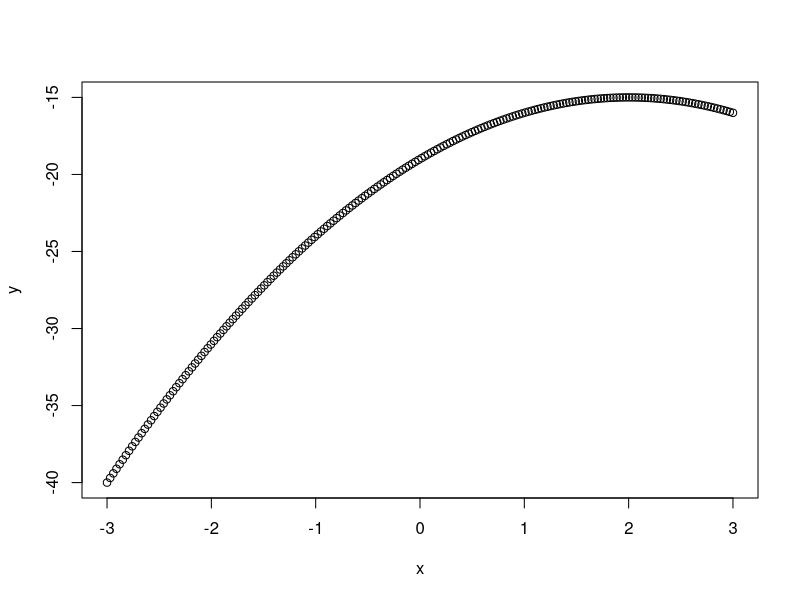
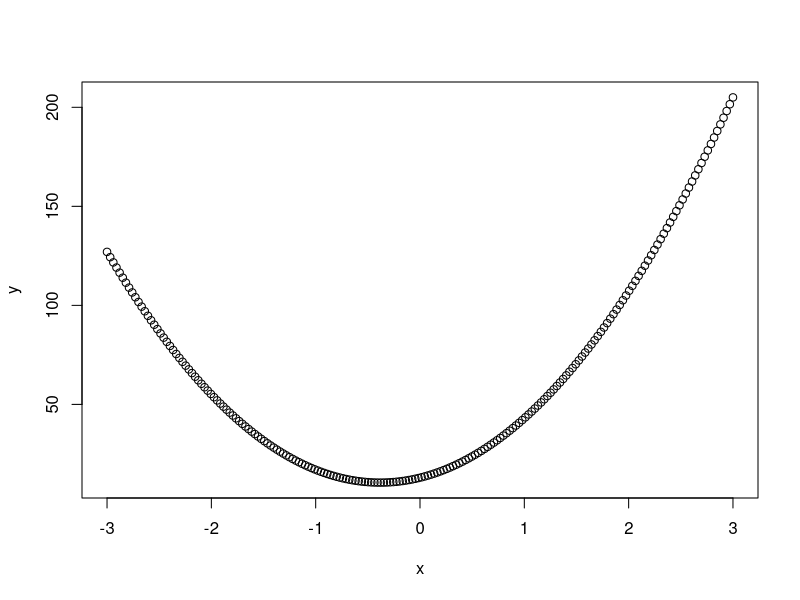
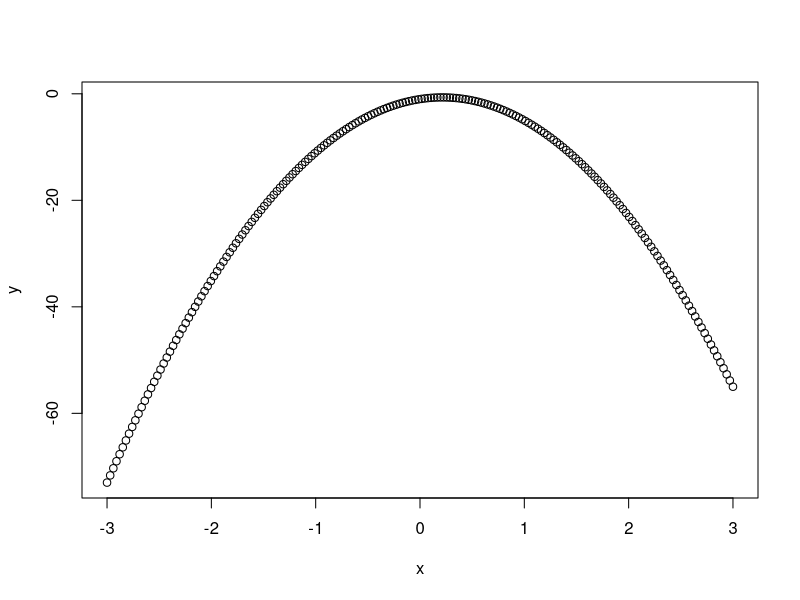
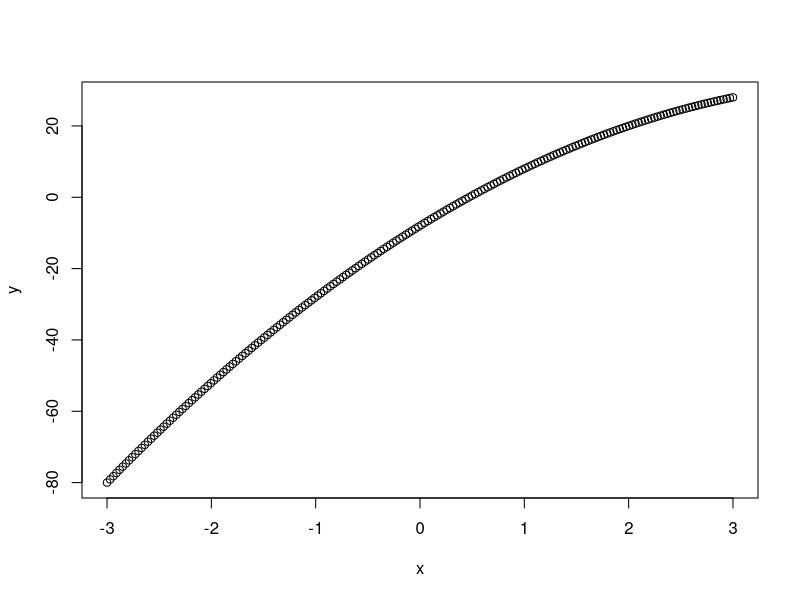
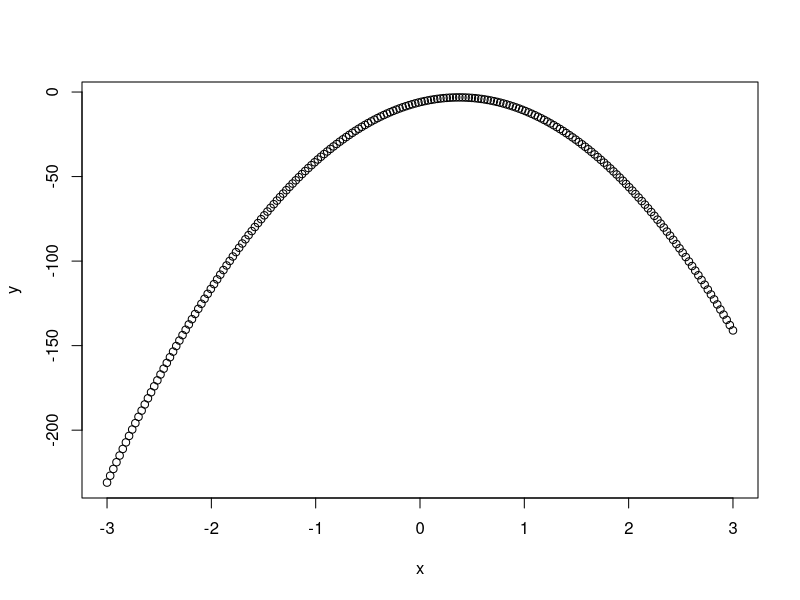
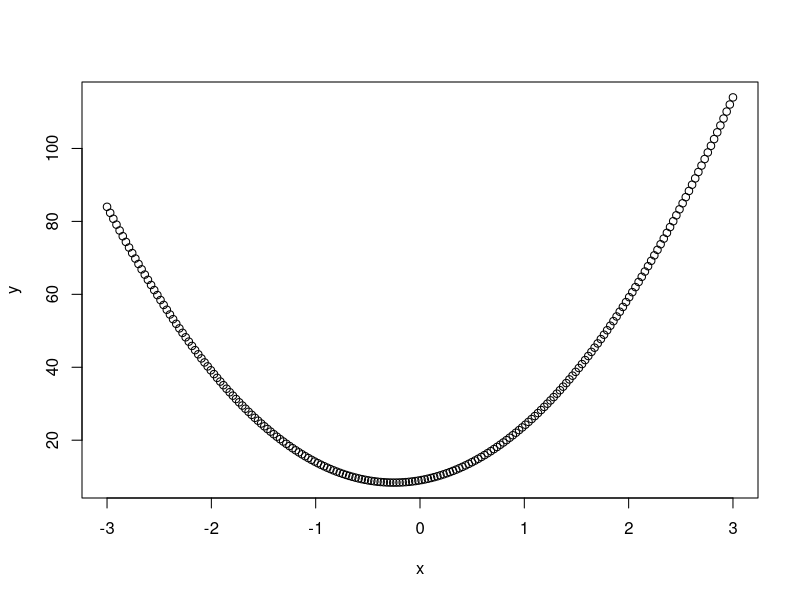
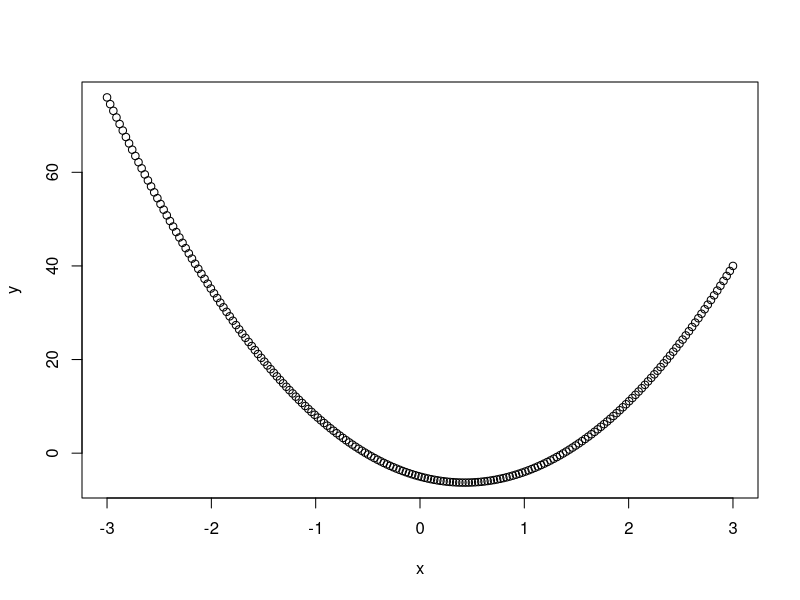
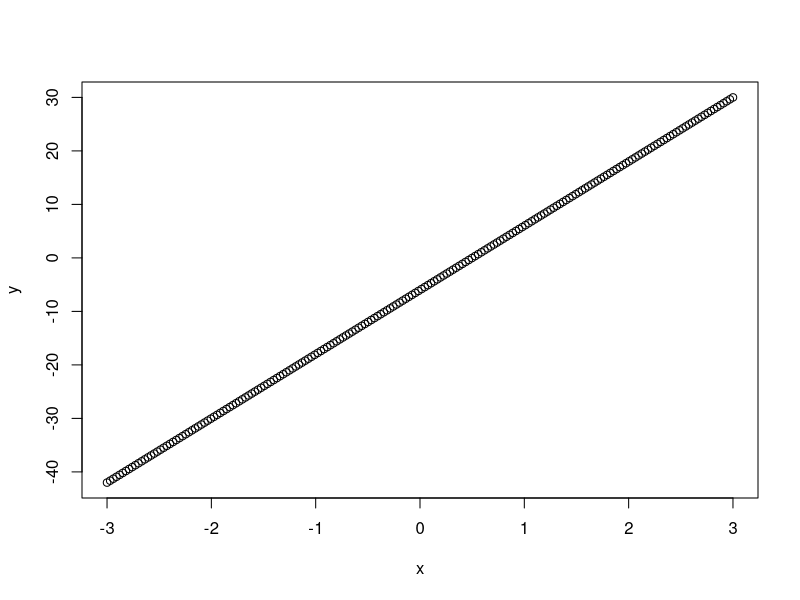

Write R code to recreate these figures, in order.

sum <- 0

for (i in 1:100) {
	coeffs <- sample(-20:20,3,replace=T)
	names(coeffs) <- c("a","b","c")
	x <- seq(-3,3,length=200)
	y <- coeffs[1]*x^2+coeffs[2]*x+coeffs[3]
	plot(x,y)
	disc <- coeffs[2]^2-4*coeffs[1]*coeffs[3]

	if (disc > 0) {
		sum <- sum + 1
	}
}
